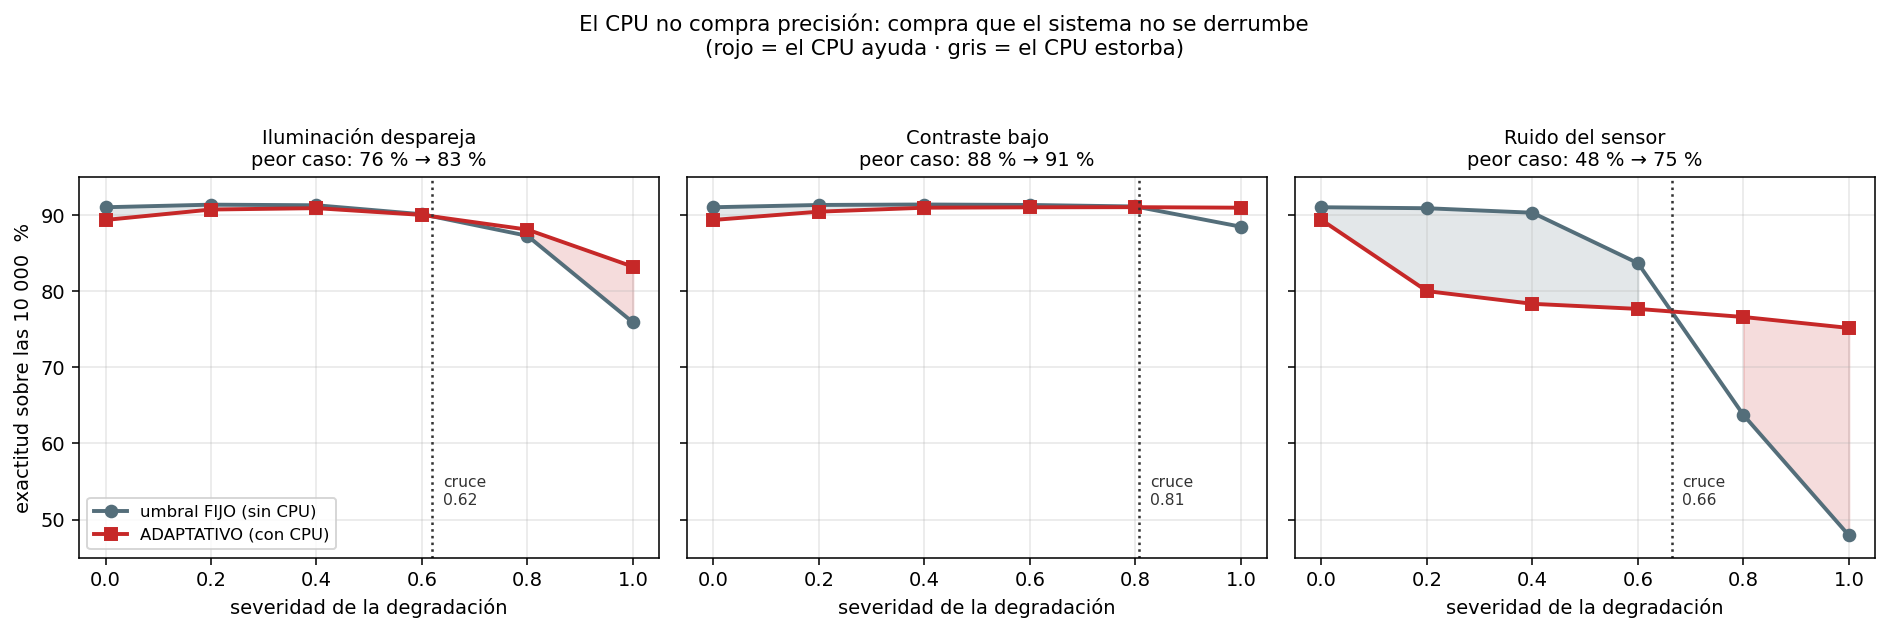

Here is the Python script that generated this plot:
# === Cuaderno 2 · figura 9: qué compra el CPU — el umbral adaptativo ===
# El SoC no cambia el mapa de bordes (45 pares identicos, ya medido). Lo unico que agrega es
# escribir el umbral en tiempo de ejecucion. Esto mide cuanto vale eso.
import numpy as np, matplotlib.pyplot as plt
d = np.load("../../clasificador_mnist/soc_umbral.npz", allow_pickle=True)
R = d["res"]
modos = ["gradiente", "contraste", "ruido"]
tit = {"gradiente":"Iluminación despareja", "contraste":"Contraste bajo", "ruido":"Ruido del sensor"}

fig, ax = plt.subplots(1, 3, figsize=(13.6, 4.3), sharey=True)
for a, m in zip(ax, modos):
    f = np.array([(float(s), float(x), float(y)) for mm, s, x, y in R if mm == m])
    f = f[np.argsort(f[:,0])]
    s, fijo, adap = f[:,0], f[:,1]*100, f[:,2]*100
    a.plot(s, fijo, "o-", c="#546e7a", lw=2, ms=6, label="umbral FIJO (sin CPU)")
    a.plot(s, adap, "s-", c="#c62828", lw=2, ms=6, label="ADAPTATIVO (con CPU)")
    a.fill_between(s, fijo, adap, where=(adap>=fijo), color="#c62828", alpha=.16)
    a.fill_between(s, fijo, adap, where=(adap<fijo),  color="#546e7a", alpha=.16)
    # el punto de cruce
    cr = np.where(np.diff(np.sign(adap-fijo)))[0]
    if len(cr):
        k = cr[-1]; xc = s[k] + (s[k+1]-s[k])*abs(adap[k]-fijo[k])/(abs(adap[k]-fijo[k])+abs(adap[k+1]-fijo[k+1]))
        a.axvline(xc, c="#333", ls=":", lw=1.3)
        a.text(xc+.02, 52, f"cruce\n{xc:.2f}", fontsize=8, color="#333")
    a.set_title(f"{tit[m]}\npeor caso: {fijo.min():.0f} % → {adap[np.argmin(fijo)]:.0f} %", fontsize=10)
    a.set_xlabel("severidad de la degradación"); a.grid(alpha=.3)
ax[0].set_ylabel("exactitud sobre las 10 000  %"); ax[0].set_ylim(45, 95)
ax[0].legend(fontsize=8.5, loc="lower left")
fig.suptitle("El CPU no compra precisión: compra que el sistema no se derrumbe\n"
             "(rojo = el CPU ayuda · gris = el CPU estorba)", fontsize=11, y=1.04)
plt.tight_layout()
plt.savefig("fig_soc_umbral.png", dpi=140, bbox_inches="tight")
plt.show()

lim = d["limpio"]
print(f"MNIST limpio:  fijo {lim[0]:.2%}   adaptativo {lim[1]:.2%}   ({lim[1]-lim[0]:+.2%})")
print("\npeor caso de cada degradacion:")
for m in modos:
    f = np.array([(float(s), float(x), float(y)) for mm,s,x,y in R if mm==m])
    k = np.argmin(f[:,1])
    print(f"  {m:<11} sev {f[k,0]:.1f}:  fijo {f[k,1]:.2%}  ->  adaptativo {f[k,2]:.2%}"
          f"   ({f[k,2]-f[k,1]:+.2%})")
print("\npeor caso del ADAPTATIVO (donde el CPU estorba):")
for m in modos:
    f = np.array([(float(s), float(x), float(y)) for mm,s,x,y in R if mm==m])
    k = np.argmin(f[:,2]-f[:,1])
    print(f"  {m:<11} sev {f[k,0]:.1f}:  fijo {f[k,1]:.2%}  vs adaptativo {f[k,2]:.2%}"
          f"   ({f[k,2]-f[k,1]:+.2%})")
